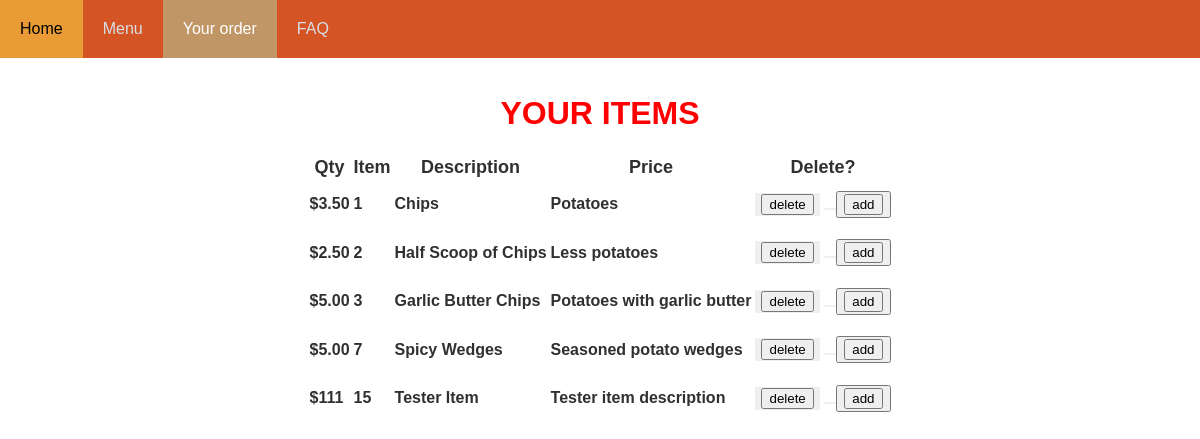
The page /orders on the database its author committed.
### tables this page shows
CREATE TABLE item (id INTEGER PRIMARY KEY, name STRING, description STRING, price DECIMAL, type STRING (100));

### main.py (the view)
@app.route("/orders")
def orders():
    cursor = get_db().cursor()
    sql = "SELECT item_id, name, description, price, order_item.item_id FROM item INNER JOIN order_item ON item.id = order_item.item_id"
    cursor.execute(sql)
    sql = cursor.fetchall()
    cursor = get_db().cursor()
    distinct = "SELECT DISTINCT item_id, name, description, price, order_item.item_id FROM item INNER JOIN order_item ON item.id = order_item.item_id ORDER BY item_id"
    cursor.execute(distinct)
    distinct = cursor.fetchall()
    cursor = get_db().cursor()
    count = "SELECT item_id, COUNT(*) as quantity FROM order_item GROUP BY item_id ORDER BY item_id"
    cursor.execute(count)
    count = cursor.fetchall()
    return render_template("tester.html", sql = sql, distinct= distinct, count=count)

### main.py (called while the page is built)
def get_db():
    db = getattr(g, '_database', None)
    if db is None:
        db = g._database = sqlite3.connect(DATABASE)
    return db

@app.teardown_appcontext
def close_connection(exception):
    db = getattr(g, '_database', None)
    if db is not None:
        db.close()

### templates/tester.html (shortened to what this page needs)
<!DOCTYPE html>
<html lang="en">
<head>
</head>
<body>
<link rel="stylesheet" href={{url_for('static',filename='stickymenu.css')}}>
  <div id="navbar">
      <a href="http://127.0.0.1:5000/">Home</a>
      <a href="http://127.0.0.1:5000/menu">Menu</a>
      <a class = "active" href="http://127.0.0.1:5000/orders">Your order</a>
      <a href="http://127.0.0.1:5000/faq">FAQ</a>
    </div>
  <div class="content">
  <h1>YOUR ITEMS</h1>
  <table class="center">
      <tr>
        <th>Qty</th>
        <th>Item</th>
        <th>Description</th>
        <th>Price</th>
        <th>Delete?</th>
      </tr>
  {% for item in distinct %}
<tr>
    <td><h2>{{ item [3] }}</h2></td>
    <td><h2>{{ item [0] }}</h2></td>
    <td><h2>{{ item [1] }}</h2></td>
    <td><h2>{{ item [2]}}</h2></td>
    <td>
      <div class = "btn-group">
        <button class = "button">
          <form action="/delete" method="post">
          <input type="submit" value="delete">
          </form>
    </button>
    <button class ="button">
        <form action="/add" method="post">
          <button>
            <input type="submit" value="add"></button>
        </form>
    </button>
    </div>
    </td>
</tr>
  {% endfor %}
  </table>
  </div>
</body>
</html>

### static/stickymenu.css (style rules this page uses)
* { font-family: sans-serif; }
#navbar { overflow: hidden; background-color: rgb(212, 85, 35); }
#navbar a { float: left; display: block; color: #d8dee7; text-align: center; padding: 20px; text-decoration: none; font-family: Arial, Helvetica, sans-serif; }
html,body { padding:0; margin:0; }
body { margin: 0; }
.content { padding: 16px; }
#navbar a.active { background-color: #c09666; color: white; }
h1 { color: red; text-align: center; font-family: Arial, Helvetica, sans-serif; }
h2 { color: rgb(48, 48, 48); font-family: Arial, Helvetica, sans-serif; font-size: medium; text-align: left; }
table.center { margin-left: auto; margin-right: auto; }
th { color: rgb(48, 48, 48); font-family: Arial, Helvetica, sans-serif; font-size: large; text-align: center; }

### templates/tester.html (style rules this page uses)
.btn-group .button { border: none; display: inline-block; }

### rows shown on the page
item: price "$3.50", id "1", item "Chips", description "Potatoes"
item: price "$2.50", id "2", name "Half Scoop of Chips", description "Less potatoes"
item: price "$5.00", id "3", name "Garlic Butter Chips", description "Potatoes with garlic butter"
item: price "$5.00", id "7", name "Spicy Wedges", description "Seasoned potato wedges"
item: price "$111", id "15", name "Tester Item", description "Tester item description"
